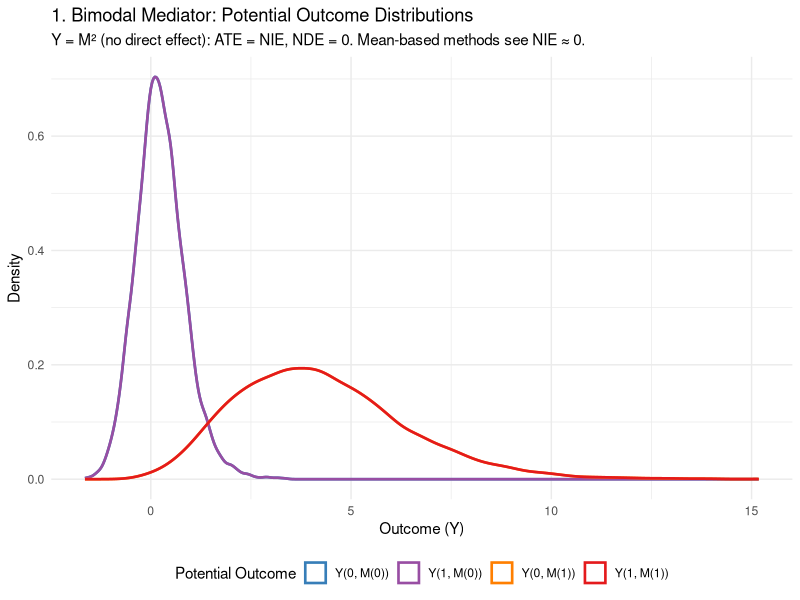
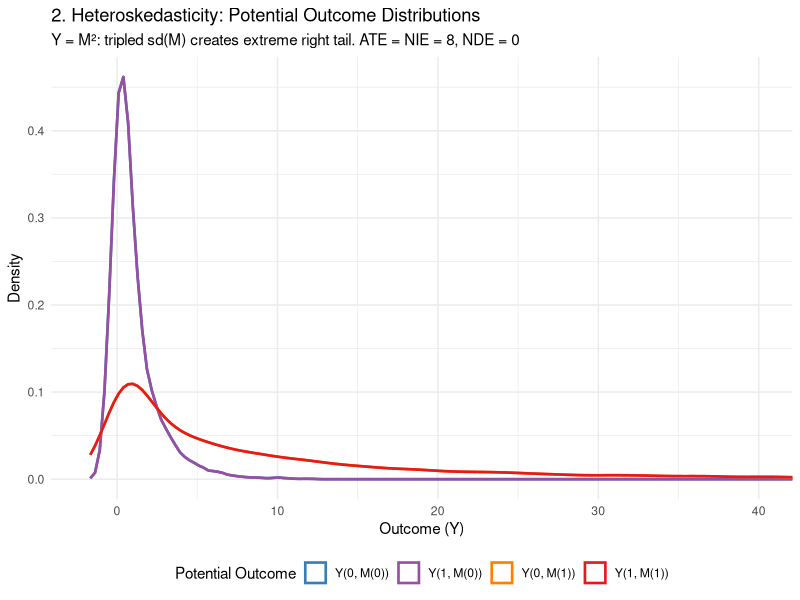
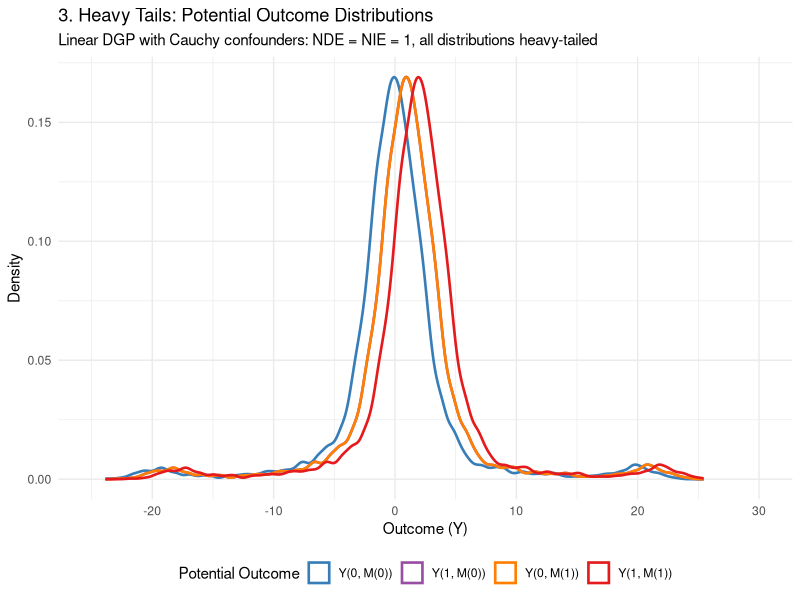
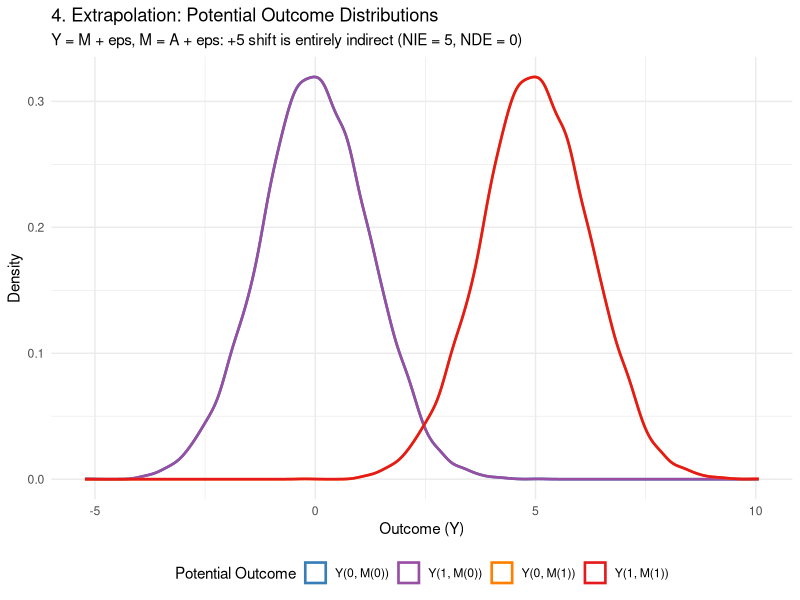

R code for these plots, in order:
## ---- chunk 1
knitr::opts_chunk$set(
  collapse = TRUE,
  comment = "#>",
  cache = FALSE,
  message = FALSE,
  warning = FALSE,
  fig.width = 7,
  fig.height = 5
)
library(ggplot2)
## ---- chunk 2
# Helper to plot all four potential outcome distributions
plot_po_distributions <- function(Y00, Y11, Y10, Y01, title, subtitle = NULL, xlim = NULL) {
  df <- rbind(
    data.frame(Y = Y00, PO = "Y(0, M(0))"),
    data.frame(Y = Y11, PO = "Y(1, M(1))"),
    data.frame(Y = Y10, PO = "Y(1, M(0))"),
    data.frame(Y = Y01, PO = "Y(0, M(1))")
  )
  df$PO <- factor(df$PO, levels = c("Y(0, M(0))", "Y(1, M(0))", "Y(0, M(1))", "Y(1, M(1))"))

  p <- ggplot(df, aes(x = Y, color = PO)) +
    geom_density(linewidth = 0.9) +
    scale_color_manual(values = c(
      "Y(0, M(0))" = "#377eb8",
      "Y(1, M(1))" = "#e41a1c",
      "Y(1, M(0))" = "#984ea3",
      "Y(0, M(1))" = "#ff7f00"
    )) +
    labs(title = title, subtitle = subtitle, x = "Outcome (Y)", y = "Density", color = "Potential Outcome") +
    theme_minimal() +
    theme(legend.position = "bottom")

  if (!is.null(xlim)) p <- p + coord_cartesian(xlim = xlim)
  p
}

# Helper to print mean decomposition table
print_decomposition <- function(Y00, Y11, Y10, Y01) {
  ate  <- mean(Y11) - mean(Y00)
  nde  <- mean(Y10) - mean(Y00)
  nie  <- mean(Y11) - mean(Y10)
  data.frame(
    Effect = c("ATE = E[Y(1,M(1))] - E[Y(0,M(0))]",
               "NDE = E[Y(1,M(0))] - E[Y(0,M(0))]",
               "NIE = E[Y(1,M(1))] - E[Y(1,M(0))]"),
    Value = round(c(ate, nde, nie), 3)
  )
}
## ---- chunk 3
set.seed(42)
n_o <- 10000
eps <- rnorm(n_o, 0, 0.5)

# Draw mediators under each regime
M_ctrl <- rnorm(n_o, 0, 0.5)                    # M(0)
M_trt  <- ifelse(runif(n_o) > 0.5,              # M(1)
                 rnorm(n_o, -2, 0.5), rnorm(n_o, 2, 0.5))

# Four potential outcomes: Y = M^2 + eps (no direct A effect)
Y00 <- M_ctrl^2 + eps   # Y(0, M(0))
Y11 <- M_trt^2  + eps   # Y(1, M(1))
Y10 <- M_ctrl^2 + eps   # Y(1, M(0)) = Y(0, M(0)) since no direct effect
Y01 <- M_trt^2  + eps   # Y(0, M(1)) = Y(1, M(1)) since no direct effect

knitr::kable(print_decomposition(Y00, Y11, Y10, Y01), align = "lr")
## ---- chunk 4
plot_po_distributions(Y00, Y11, Y10, Y01,
  title = "1. Bimodal Mediator: Potential Outcome Distributions",
  subtitle = "Y = M² (no direct effect): ATE = NIE, NDE = 0. Mean-based methods see NIE ≈ 0.")
## ---- chunk 5
set.seed(42)
n_o <- 10000
eps <- rnorm(n_o, 0, 0.5)

M_ctrl <- rnorm(n_o, 0, 1)   # M(0): sd = 1
M_trt  <- rnorm(n_o, 0, 3)   # M(1): sd = 3

# Y = M² + eps (no direct effect)
Y00 <- M_ctrl^2 + eps
Y11 <- M_trt^2  + eps
Y10 <- M_ctrl^2 + eps  # = Y00
Y01 <- M_trt^2  + eps  # = Y11

knitr::kable(print_decomposition(Y00, Y11, Y10, Y01), align = "lr")
## ---- chunk 6
plot_po_distributions(Y00, Y11, Y10, Y01,
  title = "2. Heteroskedasticity: Potential Outcome Distributions",
  subtitle = "Y = M²: tripled sd(M) creates extreme right tail. ATE = NIE = 8, NDE = 0",
  xlim = c(-2, 40))
## ---- chunk 7
set.seed(42)
n_o <- 10000
W_o <- rcauchy(n_o)
W_o <- pmax(pmin(W_o, 20), -20)
eps_m <- rnorm(n_o)
eps_y <- rnorm(n_o)

# M(0) and M(1)
M_ctrl <- 0 + 0.5 * W_o + eps_m       # A=0
M_trt  <- 1 + 0.5 * W_o + eps_m       # A=1

# Y(a, M(a')) = a + M(a') + 0.5W + eps_y
Y00 <- 0 + M_ctrl + 0.5 * W_o + eps_y  # Y(0, M(0))
Y11 <- 1 + M_trt  + 0.5 * W_o + eps_y  # Y(1, M(1))
Y10 <- 1 + M_ctrl + 0.5 * W_o + eps_y  # Y(1, M(0)) — direct effect
Y01 <- 0 + M_trt  + 0.5 * W_o + eps_y  # Y(0, M(1)) — indirect effect

knitr::kable(print_decomposition(Y00, Y11, Y10, Y01), align = "lr")
## ---- chunk 8
plot_po_distributions(Y00, Y11, Y10, Y01,
  title = "3. Heavy Tails: Potential Outcome Distributions",
  subtitle = "Linear DGP with Cauchy confounders: NDE = NIE = 1, all distributions heavy-tailed",
  xlim = c(-25, 30))
## ---- chunk 9
set.seed(42)
n_o <- 10000
A_o <- rnorm(n_o)
eps_m <- rnorm(n_o, 0, 0.5)
eps_y <- rnorm(n_o, 0, 0.5)

# M under each regime
M_d0 <- A_o + eps_m           # d0: M(A)
M_d1 <- (A_o + 5) + eps_m     # d1: M(A+5)

# Y = M + eps_y (no direct A effect on Y)
Y00 <- M_d0 + eps_y   # Y(d0, M(d0))
Y11 <- M_d1 + eps_y   # Y(d1, M(d1))
Y10 <- M_d0 + eps_y   # Y(d1, M(d0)) = Y(d0, M(d0)) since no direct effect
Y01 <- M_d1 + eps_y   # Y(d0, M(d1)) = Y(d1, M(d1)) since no direct effect

knitr::kable(print_decomposition(Y00, Y11, Y10, Y01), align = "lr")
## ---- chunk 10
plot_po_distributions(Y00, Y11, Y10, Y01,
  title = "4. Extrapolation: Potential Outcome Distributions",
  subtitle = "Y = M + eps, M = A + eps: +5 shift is entirely indirect (NIE = 5, NDE = 0)")
